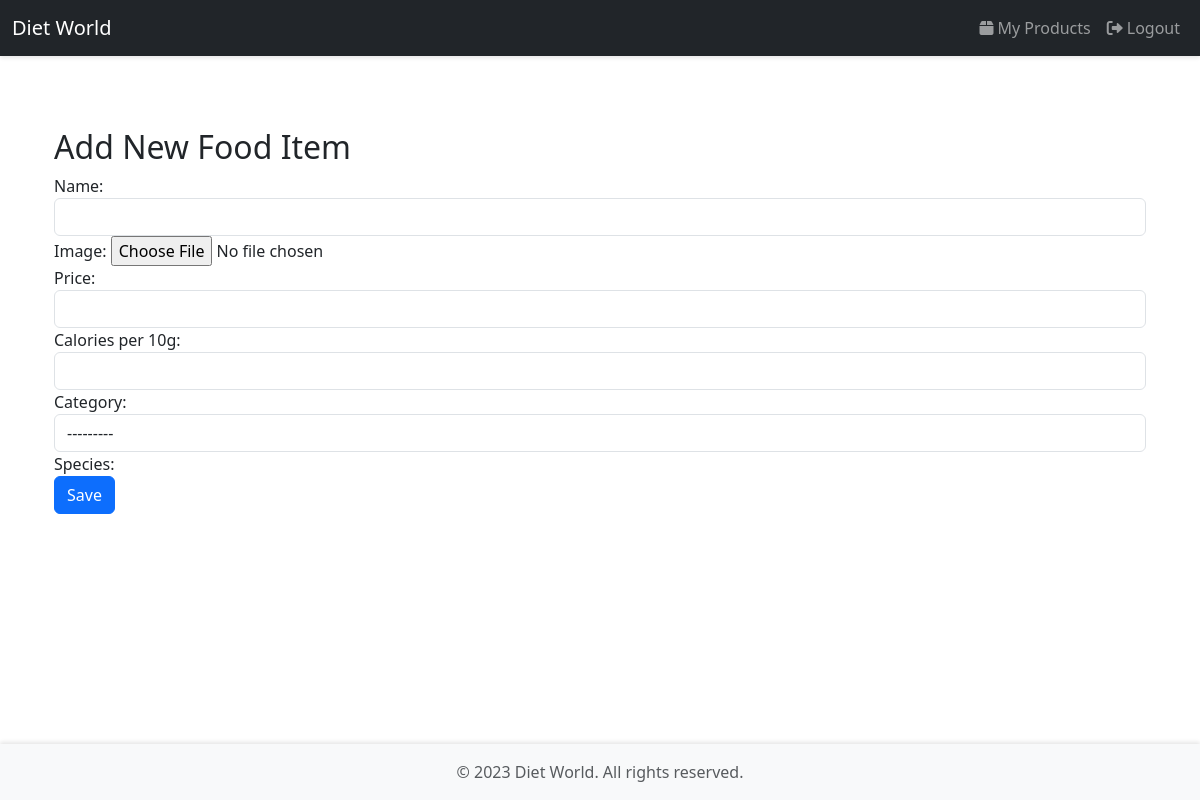
Before: /product/add/ (signed in) with the older database file.
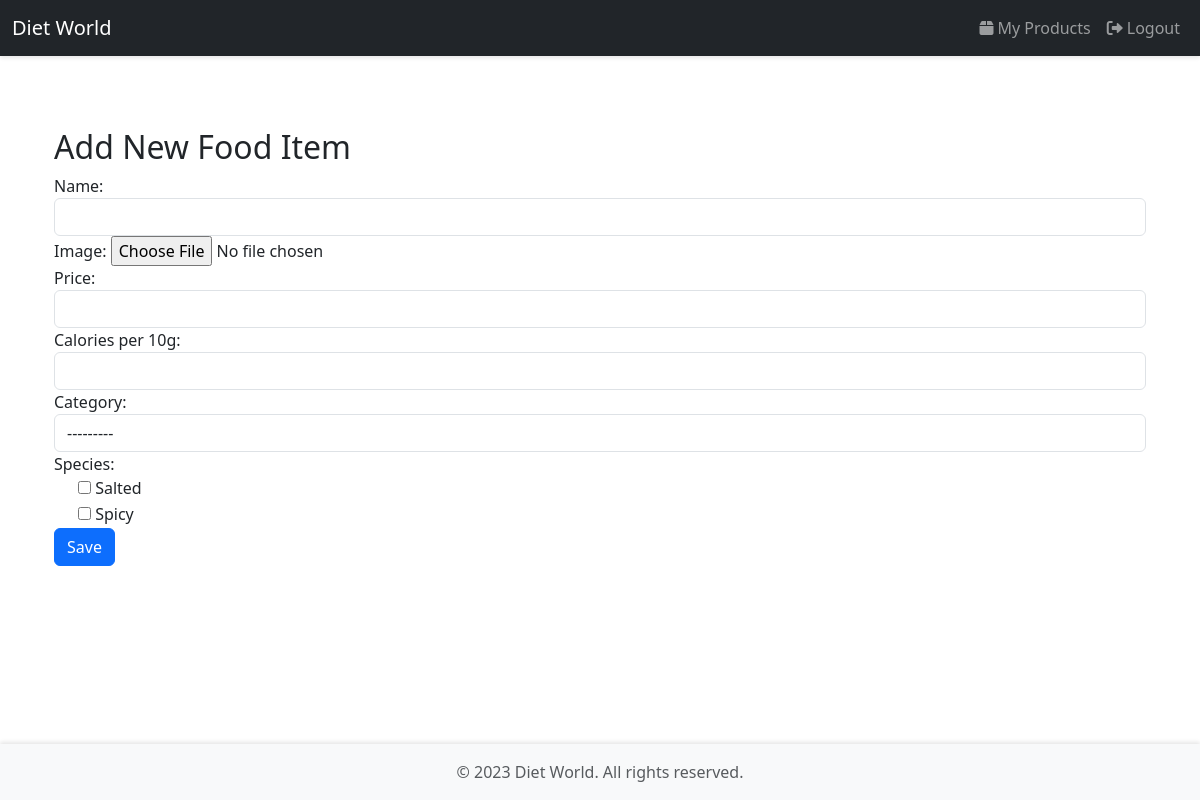
After: the same page with the newer database file.
### product/models.py (models this page shows)
class Species(models.Model):
    name = models.CharField(max_length=50)
    def __str__(self):
        return self.name

### product/views.py (the view)
# urls.py: path('add/', add_food_item, name='add_food_item'),
@login_required
def add_food_item(request):
    if request.user.role != 'shop_owner':
        return redirect('dashboard_redirect')
    if request.method == 'POST':
        form = FoodItemForm(request.POST, request.FILES)
        if form.is_valid():
            food_item = form.save(commit=False)
            food_item.owner = request.user  # ✅ Set the owner to the logged-in user
            food_item.save()
            form.save_m2m()  # ✅ Save ManyToMany relationships
            return redirect('shop_owner_dashboard')
    else:
        form = FoodItemForm()
    return render(request, 'product/add_food_item.html', {'form': form})

### product/forms.py
class FoodItemForm(forms.ModelForm):
    class Meta:
        model = FoodItem
        fields = ['name', 'image', 'price', 'calories_per_10g', 'category', 'species']
    category = forms.ModelChoiceField(
        queryset=Category.objects.all(),
        required=False,
        widget=forms.Select(attrs={'class': 'form-control'})
    )
    species = forms.ModelMultipleChoiceField(
        queryset=Species.objects.all(),
        required=False,
        widget=forms.CheckboxSelectMultiple()  # ✅ Allow multiple choices
    )
    name = forms.CharField(widget=forms.TextInput(attrs={'class': 'form-control'}))
    image = forms.FileInput(attrs={'class': 'form-control'})
    price = forms.DecimalField(widget=forms.NumberInput(attrs={'class': 'form-control'}))
    calories_per_10g = forms.DecimalField(widget=forms.NumberInput(attrs={'class': 'form-control'}))

### product/models.py (called while the page is built)
    def __str__(self):
        return self.name

### templates/product/add_food_item.html (shortened to what this page needs)
{% extends 'base.html' %}
{% block content %}
<div class="container mt-5">
    <h2>Add New Food Item</h2>
    <form method="post" enctype="multipart/form-data">
        <div class="form-group">
            {{ form.name.label_tag }}
            {{ form.name }}
        </div>
        <div class="form-group">
            {{ form.image.label_tag }}
            {{ form.image }}
        </div>
        <div class="form-group">
            {{ form.price.label_tag }}
            {{ form.price }}
        </div>
        <div class="form-group">
            {{ form.calories_per_10g.label_tag }}
            {{ form.calories_per_10g }}
        </div>
        <div class="form-group">
            {{ form.category.label_tag }}
            {{ form.category }}
        </div>
        <div class="form-group">
            {{ form.species.label_tag }}
            <div>
                {% for checkbox in form.species %}
                    <div class="form-check">
                        {{ checkbox.tag }}
                        <label class="form-check-label">{{ checkbox.choice_label }}</label>
                    </div>
                {% endfor %}
            </div>
        </div>
        <button type="submit" class="btn btn-primary">Save</button>
    </form>
</div>
{% endblock %}

Changed rows visible on the page:
added Species: choice_label "Salted"
added Species: choice_label "Spicy"
